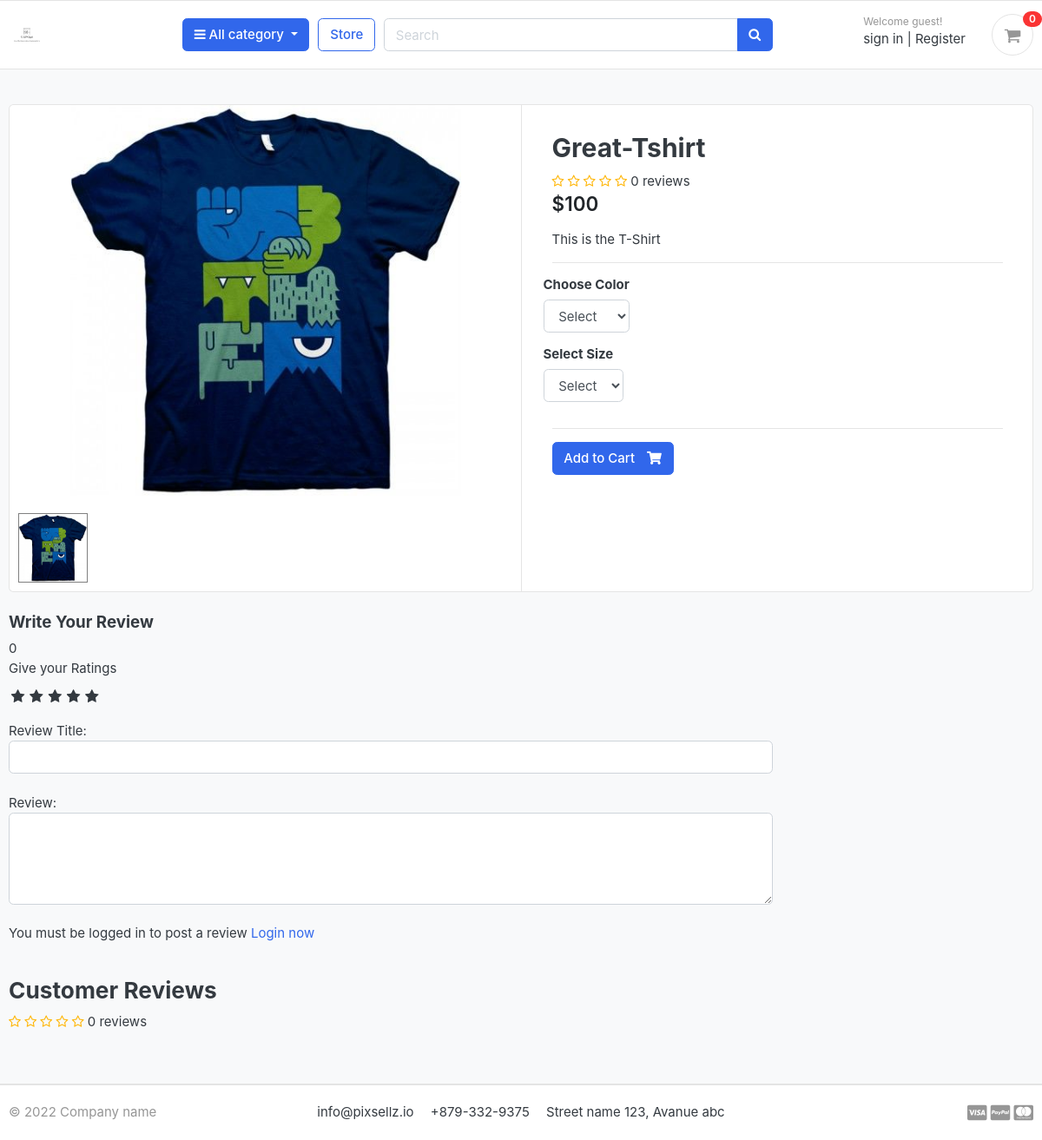
Before: /store/category/t-shirts/great-tshirt/ with the older database file.
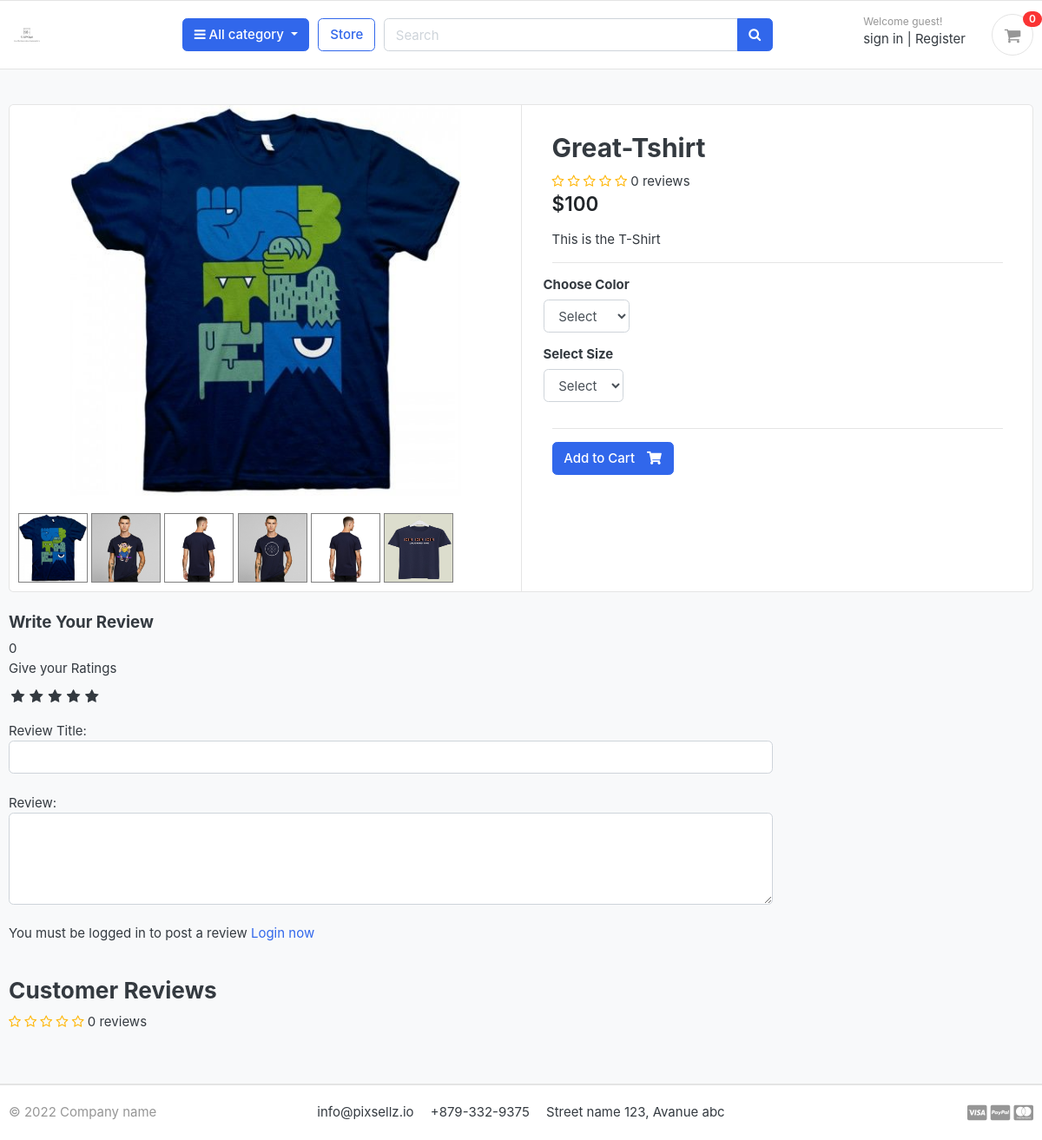
After: the same page with the newer database file.
### store/models.py (models this page shows, shortened)
class ProductGallery(models.Model):
    product = models.ForeignKey(Product,default=None, on_delete=models.CASCADE)
    image = models.ImageField(upload_to='store/products/',max_length=255)
    class Meta:     #This class is created because django autimatcially add an 's' to every models to make it plural, so for removing that 's' we are using this class
        verbose_name = 'productgallery'
        verbose_name_plural = 'product gallery'

### store/views.py (the view)
# urls.py: path('category/<slug:category_slug>/<slug:product_slug>/',views.product_detail, name='product_detail'),
def product_detail(request,category_slug, product_slug):
    try:
        single_product = Product.objects.get(category__slug=category_slug, slug=product_slug)        #to get access to a specific product
        in_cart = CartItem.objects.filter(cart__cart_id=_cart_id(request), product=single_product).exists()        #cart__cart_id= To acccess the cart_id using the cart(as cart is a foreign key)
    except Exception as e:
         raise e
    if request.user.is_authenticated:
            try:
                orderproduct =   OrderProduct.objects.filter(user=request.user,product_id=single_product.id).exists()
            except OrderProduct.DoesNotExist:
                orderproduct = None
    else:
     orderproduct=None
    reviews = ReviewRating.objects.filter(product_id=single_product.id, status=True)
    product_gallery = ProductGallery.objects.filter(product_id=single_product.id)
    context = {
        'single_product':single_product,
        'in_cart'       :in_cart,
        'orderproduct'  :orderproduct,
        'reviews' : reviews,
        'product_gallery':product_gallery,
    }
    return render(request,'store/product_detail.html',context)

### carts/context_processor.py (called while the page is built)
def counter(request):
    cart_count = 0
    if 'admin' in request.path:
        return{}
    else:
        try:
            cart = Cart.objects.filter(cart_id=_cart_id(request))
            if request.user.is_authenticated:
                cart_items = CartItem.objects.all().filter(user=request.user)
            else:
                cart_items = CartItem.objects.all().filter(cart=cart[:1])   #filtering by the cart
            for cart_item in cart_items:
                cart_count= cart_count + cart_item.qunatity
        except Cart.DoesnotExist:
            cart_count = 0
    return  dict(cart_count =cart_count)

### carts/views.py (called while the page is built)
def _cart_id(request):          #private Function, i.e function to fetch the cart_id from the browser
    cart = request.session.session_key      #session_key is present in the cookies
    if not cart:
        cart =request.session.create()
    return cart

### category/context_processors.py (called while the page is built)
def menu_links(request):    #going to fetch all the cateogories from the database
   links = Category.objects.all()
   return dict(links=links)

### store/models.py (called while the page is built)
        def colors(self):
            return super (VariationManager,self).filter(variation_category='color', is_active=True)

### templates/store/product_detail.html (shortened to what the changed rows need)
{% extends 'base.html'%}
{% load static %}
{% block content %}
<section class="section-content padding-y bg">
    <div class="container">
    <div class="card">
        <div class="row no-gutters">
            <aside class="col-md-6">
    <ul class="thumb">
        <li>
            {% for i in product_gallery %}
            <a href="{{i.image.url}}" target="mainImage"><img src="{{i.image.url}}" alt="Product Image"></a>
            {% endfor %}
        </li>
    </ul>
            </aside>
            <main class="col-md-6 border-left">
             <form action="{% url 'add_cart' single_product.id %}" method="POST">
               <article class="content-body">
                <h2 class="title">{{ single_product.product_name }}</h2>
    </article>
  </form>
            </main>
        </div>
    </div>
    <br>
    </div>
    </section>
{% endblock %}

Changed rows visible on the page:
added ProductGallery: image (picture)
added ProductGallery: image (picture)
added ProductGallery: image (picture)
added ProductGallery: image (picture)
added ProductGallery: image (picture)
